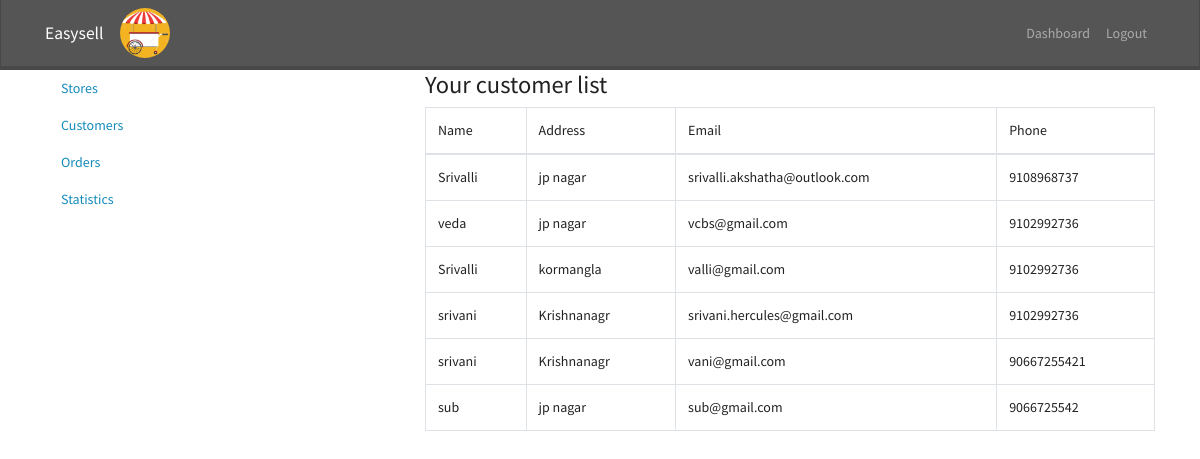
/mycustomers/ (signed in), run on the app's committed database.
### stores/models.py (models this page shows, shortened)
class Customer(models.Model):
    name=models.CharField(max_length=100)
    address=models.CharField(max_length=300)
    phone=models.CharField(max_length=13)
    email=models.CharField(max_length=50, null=True)

### stores/views.py (the view)
# urls.py: path('mycustomers/',mycustomers),
def mycustomers(request):
    stores=Store.objects.filter(owner=request.user)
    orders=Order.objects.filter(store__in=stores)
    customers=[]
    for order in orders:
        if order.customer not in customers:
            customers.append(order.customer)
    return render(request,"mycustomers.html", {"customers":customers})

### stores/templates/mycustomers.html
{% extends 'dashboard_base.html' %}
{% block nav-content %}
<div>
    <h3>
        Your customer list
    </h3>
    <table class="table table-bordered">
        <thead>
            <td>Name</td>
            <td>Address</td>
            <td>Email</td>
            <td>Phone</td>
        </thead>
        <tbody>
            {% for cust in customers %}
            <tr>
                <td>{{cust.name}}</td>
                <td>{{cust.address}}</td>
                <td>{{cust.email}}</td>
                <td>{{cust.phone}}</td>
            </tr>
            {% endfor %}
        </tbody>
    </table>
</div>
{% endblock %}

### stores/templates/dashboard_base.html (shortened to what this page needs)
{% extends 'base.html' %}
{% block body %}
<div class="container">
    <div class="row">
      <div class="col-md-4">
        <nav class="nav nav-pills flex-column">
          <a class="nav-link" href="/stores/">Stores</a>
          <a class="nav-link" href="/mycustomers/">Customers</a>
          <a class="nav-link" href="/myorders/">Orders</a>
          <a class="nav-link " href="/dashboard/">Statistics</a>
        </nav>
      </div>
      <div class="col-md-8">
        {% block nav-content %}
        {% endblock %}
      </div>
    </div>
 </div>
{% endblock %}

### stores/templates/base.html (shortened to what this page needs)
<!DOCTYPE html>
<html lang="en">
<head>
    <link rel="stylesheet" href="https://bootswatch.com/4/lumen/bootstrap.min.css">
    <link rel="stylesheet" href="/static/main.css">
</head>
<body>
        <nav class="navbar navbar-expand-lg navbar-dark bg-dark">
            <div class="container">
            <a class="navbar-brand" href="#">Easysell</a>
            <img src="/static/cart.jpg" style="height: 50px; width: 50px; border-radius: 50%; margin: 0px;" alt="">
            <div class="collapse navbar-collapse" id="navbarNavAltMarkup">
                <div class="navbar-nav ml-auto">
                    {% if not user.is_authenticated  %}
                    <a class="nav-item nav-link active" href="/">Home <span class="sr-only">(current)</span></a>
                    <a class="nav-item nav-link" href="/signup/">Signup</a>
                    <a class="nav-item nav-link" href="/signin/">Signin</a>
                    {% else %}
                    <a class="nav-item nav-link" href="/stores/">Dashboard</a>
                    <a class="nav-item nav-link" href="/signout/">Logout</a>
                    {% endif %}
                </div>
            </div>
        </nav>
    {% block body %}
    {% endblock %}
</body>
</html>

### data on the page
Customer: name "Srivalli", address "jp nagar", email "srivalli.akshatha@outlook.com", phone "9108968737"
Customer: name "veda", address "jp nagar", email "vcbs@gmail.com", phone "9102992736"
Customer: name "Srivalli", address "kormangla", email "valli@gmail.com", phone "9102992736"
Customer: name "srivani", address "Krishnanagr", email "srivani.hercules@gmail.com", phone "9102992736"
Customer: name "srivani", address "Krishnanagr", email "vani@gmail.com", phone "90667255421"
Customer: name "sub", address "jp nagar", email "sub@gmail.com", phone "9066725542"
